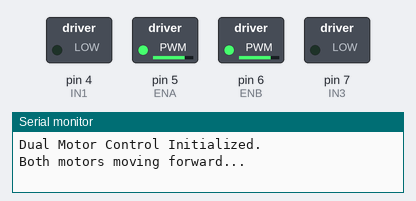
The sketch below on a simulated Arduino Uno, built with avr-gcc and run on an emulated ATmega328P. On the bench: switched loads named in the sketch (green lamp = pin HIGH), the last lines printed to the serial monitor.

Above: at 0.05 s.
At 2.5 s:
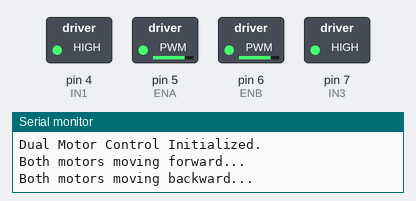
At 4.95 s:
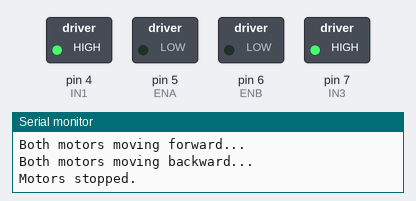
Timing chart, 0 to 6.5 s (numbered marks = the images above):
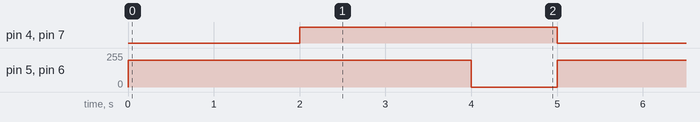

Measured:
- by itself, pin 4 (IN1), pin 7 (IN3): alternates HIGH for 3.0 s and LOW for 2.0 s
- by itself, pin 5 (ENA), pin 6 (ENB): alternates 200/255 for 4.0 s and 0/255 for 1.0 s

The sketch:

week5.ino
```cpp
// --- Mechatronic System Integration (MCTA3203) ---
// Controlling Two DC Motors using L298P Motor Driver Shield and GPIO

// Motor A pins
const int ENA = 5;    // PWM pin for Motor A speed
const int IN1 = 4;    // Direction pin 1 for Motor A
const int IN2 = 4;    // Direction pin 2 for Motor A

// Motor B pins
const int ENB = 6;    // PWM pin for Motor B speed
const int IN3 = 7;    // Direction pin 1 for Motor B
const int IN4 = 7;    // Direction pin 2 for Motor B

void setup() {
  // Set all pins as outputs
  pinMode(ENA, OUTPUT);
  pinMode(IN1, OUTPUT);
  pinMode(IN2, OUTPUT);

  pinMode(ENB, OUTPUT);
  pinMode(IN3, OUTPUT);
  pinMode(IN4, OUTPUT);

  Serial.begin(9600);
  Serial.println("Dual Motor Control Initialized.");
}

void loop() {
  // --- Move both motors forward ---
  moveMotor(ENA, IN1, IN2, 200, true);  // Motor A forward
  moveMotor(ENB, IN3, IN4, 200, true);  // Motor B forward
  Serial.println("Both motors moving forward...");
  delay(2000);

  // --- Move both motors backward ---
  moveMotor(ENA, IN1, IN2, 200, false);
  moveMotor(ENB, IN3, IN4, 200, false);
  Serial.println("Both motors moving backward...");
  delay(2000);

  // --- Stop both motors ---
  analogWrite(ENA, 0);
  analogWrite(ENB, 0);
  Serial.println("Motors stopped.");
  delay(1000);
}

// --- Function to control a motor's direction and speed ---
void moveMotor(int EN, int IN1, int IN2, int speed, bool forward) {
  if (forward) {
    digitalWrite(IN1, HIGH);
    digitalWrite(IN2, LOW);
  } else {
    digitalWrite(IN1, LOW);
    digitalWrite(IN2, HIGH);
  }
  analogWrite(EN, speed);
}
```
